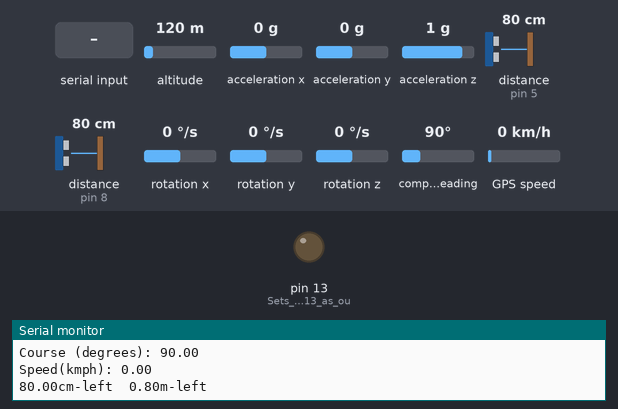
A sketch run on a simulated Arduino Uno, built with avr-gcc and run on an emulated ATmega328P. Shown: output pins drawn as LEDs (lit = HIGH), the last lines printed to the serial monitor. Wiring (inferred from the names in the program): MPU-6050 motion sensor at I2C address 0x68. Inputs (shaded band) come from the test bench; at power-on: altitude 120 m, acceleration x 0 g, acceleration y 0 g, acceleration z 1 g, distance to the obstacle (sensors on pin 5, pin 8) 80 cm, rotation x 0 °/s, rotation y 0 °/s, rotation z 0 °/s, compass heading 90°, GPS speed 0 km/h. The echo pulse lasts 58.3 µs per cm; the GPS gets a fix after 3 s at 37.7749, -122.4194 with 8 satellites; pins used as bus, display or sensor lines are not drawn.

Above: at 13.2 s.
13.3 s: "1\n" received over Serial
At 18.3 s:
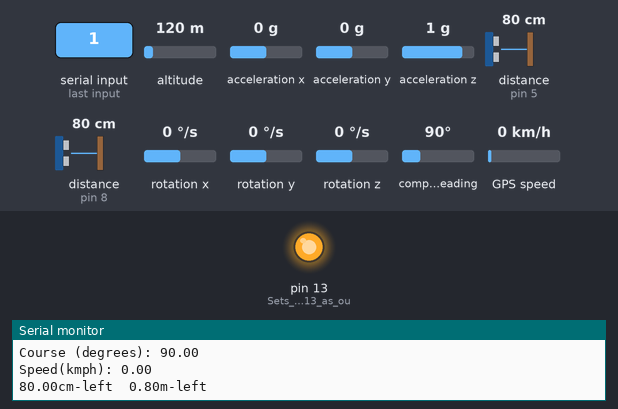
Timing chart, 0 to 19.8 s (numbered marks = the images above; inputs shaded):
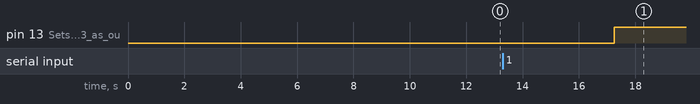

Measured:
- after the input at 13.3 s, pin 13 (Sets_digital_pin_13_as_ou): LOW → HIGH after 4.0 s

The sketch:

acc.sens.blue.ino
```cpp
//GPS
#include <SoftwareSerial.h>
#include <TinyGPS.h>

//Accelerometer // USES PINS 20(SDA) 21(SCL) 2(OUTPUT)
#include <Wire.h>
const int MPU_addr=0x68;  // I2C address of the MPU-6050
int16_t AcX,AcY,AcZ,Tmp,GyX,GyY,GyZ;

//GPS
#define RXPIN 17
#define TXPIN 16
//Set this value equal to the baud rate of your GPS
#define GPSBAUD 4800

// Ultrasonic Sensor
int trig=3;
int echo=5;
int trig2=7;
int echo2=8;
//Ultra Sonic Sensor
int duration;
float distance;
float meter;

//Bluetooth
char data = 0;            //Variable for storing received data

//GPS
// Create an instance of the TinyGPS object
TinyGPS gps;
// Initialize the NewSoftSerial library to the pins you defined above
SoftwareSerial uart_gps(RXPIN, TXPIN);

// This is where you declare prototypes for the functions that will be
// using the TinyGPS library.
void getgps(TinyGPS &gps);

void setup() {

  //GPS
  //Sets baud rate of your GPS
  uart_gps.begin(GPSBAUD);

  Serial.println("");
  Serial.println("GPS Shield QuickStart Example Sketch v12");
  Serial.println("       ...waiting for lock...           ");
  Serial.println("");

  //Bluetooth
  pinMode(13, OUTPUT);  //Sets digital pin 13 as output pin

  //Accelerometer
  Wire.begin();
  Wire.beginTransmission(MPU_addr);
  Wire.write(0x6B);  // PWR_MGMT_1 register
  Wire.write(0);     // set to zero (wakes up the MPU-6050)
  Wire.endTransmission(true);

//Serial Monitor
  Serial.begin(9600);

  //Ultra Sonic Sensor
  pinMode(trig, OUTPUT);
  digitalWrite(trig, LOW);
  delayMicroseconds(2);
  pinMode(echo, INPUT);
  delay(6000);
  Serial.println("Distance:");
  //Ultra Sonic Sensor
  pinMode(trig2, OUTPUT);
  digitalWrite(trig2, LOW);
  delayMicroseconds(2);
  pinMode(echo2, INPUT);
  delay(6000);
  Serial.println("Distance:");
}

void loop() {

  //GPS
    while(uart_gps.available())     // While there is data on the RX pin...
  {
      int c = uart_gps.read();    // load the data into a variable...
      if(gps.encode(c))      // if there is a new valid sentence...
      {
        getgps(gps);         // then grab the data.
      }
  }

  //Ultra Sonic Sensor
  digitalWrite(trig, HIGH);
  delayMicroseconds(10);
  digitalWrite(trig, LOW);

  duration = pulseIn(echo, HIGH);

  if(duration>=38000){
      Serial.print("Out range");
      }

  else{
      distance = duration/58;
      Serial.print(distance);
      Serial.print("cm-left");
      meter=distance/100;
      Serial.print("\t");
      Serial.print(meter);
      Serial.println("m-left");
      }
  delay(1000);

  //Ultra Sonic Sensor
  digitalWrite(trig2, HIGH);
  delayMicroseconds(10);
  digitalWrite(trig2, LOW);

  duration = pulseIn(echo2, HIGH);

  if(duration>=38000){
      Serial.print("Out range");
      }

  else{
      distance = duration/58;
      Serial.print(distance);
      Serial.print("cm-right");
      meter=distance/100;
      Serial.print("\t");
      Serial.print(meter);
      Serial.println("m-right");
      }
  delay(1000);

  //Accelerometer
  Wire.beginTransmission(MPU_addr);
  Wire.write(0x3B);  // starting with register 0x3B (ACCEL_XOUT_H)
  Wire.endTransmission(false);
  Wire.requestFrom(MPU_addr,14,true);  // request a total of 14 registers
  AcX=Wire.read()<<8|Wire.read();  // 0x3B (ACCEL_XOUT_H) & 0x3C (ACCEL_XOUT_L)
  AcY=Wire.read()<<8|Wire.read();  // 0x3D (ACCEL_YOUT_H) & 0x3E (ACCEL_YOUT_L)
  AcZ=Wire.read()<<8|Wire.read();  // 0x3F (ACCEL_ZOUT_H) & 0x40 (ACCEL_ZOUT_L)
  Tmp=Wire.read()<<8|Wire.read();  // 0x41 (TEMP_OUT_H) & 0x42 (TEMP_OUT_L)
  GyX=Wire.read()<<8|Wire.read();  // 0x43 (GYRO_XOUT_H) & 0x44 (GYRO_XOUT_L)
  GyY=Wire.read()<<8|Wire.read();  // 0x45 (GYRO_YOUT_H) & 0x46 (GYRO_YOUT_L)
  GyZ=Wire.read()<<8|Wire.read();  // 0x47 (GYRO_ZOUT_H) & 0x48 (GYRO_ZOUT_L)
  Serial.print("AcX = "); Serial.print(AcX);
  Serial.print(" | AcY = "); Serial.print(AcY);
  Serial.print(" | AcZ = "); Serial.print(AcZ);
  Serial.print(" | Tmp = "); Serial.print(Tmp/340.00+36.53);  //equation for temperature in degrees C from datasheet
  Serial.print(" | GyX = "); Serial.print(GyX);
  Serial.print(" | GyY = "); Serial.print(GyY);
  Serial.print(" | GyZ = "); Serial.println(GyZ);
  delay(333);

  //BlueTooth
     if(Serial.available() > 0)      // Send data only when you receive data:
   {
      data = Serial.read();        //Read the incoming data & store into data
      Serial.print(data);          //Print Value inside data in Serial monitor
      Serial.print("\n");
      if(data == '1')              // Checks whether value of data is equal to 1
         digitalWrite(13, HIGH);   //If value is 1 then LED turns ON
      else if(data == '0')         //  Checks whether value of data is equal to 0
         digitalWrite(13, LOW);    //If value is 0 then LED turns OFF
   }
}

//GPS
// The getgps function will get and print the values we want.
void getgps(TinyGPS &gps)
{
  // To get all of the data into varialbes that you can use in your code,
  // all you need to do is define variables and query the object for the
  // data. To see the complete list of functions see keywords.txt file in
  // the TinyGPS and NewSoftSerial libs.

  // Define the variables that will be used
  float latitude, longitude;
  // Then call this function
  gps.f_get_position(&latitude, &longitude);
  // You can now print variables latitude and longitude
  Serial.print("Lat/Long: ");
  Serial.print(latitude,5);
  Serial.print(", ");
  Serial.println(longitude,5);

  // Same goes for date and time
  int year;
  byte month, day, hour, minute, second, hundredths;
  gps.crack_datetime(&year,&month,&day,&hour,&minute,&second,&hundredths);
  // Print data and time
  Serial.print("Date: "); Serial.print(month, DEC); Serial.print("/");
  Serial.print(day, DEC); Serial.print("/"); Serial.print(year);
  Serial.print("  Time: "); Serial.print(hour, DEC); Serial.print(":");
  Serial.print(minute, DEC); Serial.print(":"); Serial.print(second, DEC);
  Serial.print("."); Serial.println(hundredths, DEC);
  //Since month, day, hour, minute, second, and hundr

  // Here you can print the altitude and course values directly since
  // there is only one value for the function
  Serial.print("Altitude (meters): "); Serial.println(gps.f_altitude());
  // Same goes for course
  Serial.print("Course (degrees): "); Serial.println(gps.f_course());
  // And same goes for speed
  Serial.print("Speed(kmph): "); Serial.println(gps.f_speed_kmph());
  Serial.println();

  // Here you can print statistics on the sentences.
  unsigned long chars;
  unsigned short sentences, failed_checksum;
  gps.stats(&chars, &sentences, &failed_checksum);
  //Serial.print("Failed Checksums: ");Serial.print(failed_checksum);
  //Serial.println(); Serial.println();
}
```
